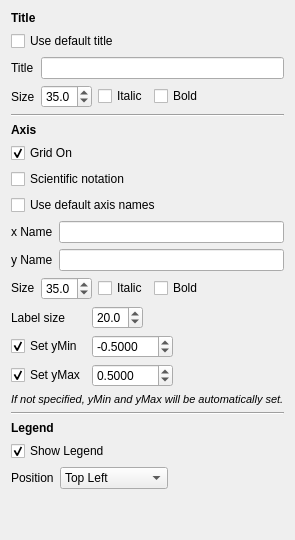
          <widget class="QWidget" name="plottingTab_titleAxisLegendTab">
           <attribute name="title">
            <string>Title/Axis/Legend</string>
           </attribute>
           <layout class="QGridLayout" name="gridLayout_18">
            <item row="2" column="0">
             <layout class="QGridLayout" name="plottingTab_titleAxisLegendTab_axis_gridLayout">
              <item row="6" column="2" colspan="2">
               <spacer name="horizontalSpacer_3">
                <property name="orientation">
                 <enum>Qt::Horizontal</enum>
                </property>
                <property name="sizeHint" stdset="0">
                 <size>
                  <width>40</width>
                  <height>20</height>
                 </size>
                </property>
               </spacer>
              </item>
              <item row="4" column="0" colspan="4">
               <layout class="QGridLayout" name="plottingTab_titleAxisLegendTab_axisName_gridLayout">
                <item row="0" column="0">
                 <widget class="QLabel" name="plottingTab_titleAxisLegendTab_xName_label">
                  <property name="sizePolicy">
                   <sizepolicy hsizetype="Preferred" vsizetype="Preferred">
                    <horstretch>0</horstretch>
                    <verstretch>0</verstretch>
                   </sizepolicy>
                  </property>
                  <property name="text">
                   <string>x Name</string>
                  </property>
                 </widget>
                </item>
                <item row="0" column="1">
                 <widget class="QLineEdit" name="plottingTab_titleAxisLegendTab_xName_lineEdit"/>
                </item>
                <item row="1" column="0">
                 <widget class="QLabel" name="plottingTab_titleAxisLegendTab_yName_label">
                  <property name="text">
                   <string>y Name</string>
                  </property>
                 </widget>
                </item>
                <item row="1" column="1">
                 <widget class="QLineEdit" name="plottingTab_titleAxisLegendTab_yName_lineEdit"/>
                </item>
               </layout>
              </item>
              <item row="6" column="0">
               <widget class="QLabel" name="plottingTab_titleAxisLegendTab_axisLabelSize_label">
                <property name="text">
                 <string>Label size</string>
                </property>
               </widget>
              </item>
              <item row="8" column="0">
               <widget class="QCheckBox" name="plottingTab_titleAxisLegendTab_yMax_checkBox">
                <property name="sizePolicy">
                 <sizepolicy hsizetype="Preferred" vsizetype="Fixed">
                  <horstretch>0</horstretch>
                  <verstretch>0</verstretch>
                 </sizepolicy>
                </property>
                <property name="text">
                 <string>Set yMax</string>
                </property>
                <property name="checked">
                 <bool>true</bool>
                </property>
               </widget>
              </item>
              <item row="7" column="0">
               <widget class="QCheckBox" name="plottingTab_titleAxisLegendTab_yMin_checkBox">
                <property name="sizePolicy">
                 <sizepolicy hsizetype="Preferred" vsizetype="Fixed">
                  <horstretch>0</horstretch>
                  <verstretch>0</verstretch>
                 </sizepolicy>
                </property>
                <property name="text">
                 <string>Set yMin</string>
                </property>
                <property name="checked">
                 <bool>true</bool>
                </property>
               </widget>
              </item>
              <item row="1" column="0">
               <widget class="QCheckBox" name="plottingTab_titleAxisLegendTab_gridOn_checkBox">
                <property name="sizePolicy">
                 <sizepolicy hsizetype="Preferred" vsizetype="Fixed">
                  <horstretch>0</horstretch>
                  <verstretch>0</verstretch>
                 </sizepolicy>
                </property>
                <property name="text">
                 <string>Grid On</string>
                </property>
                <property name="checked">
                 <bool>true</bool>
                </property>
               </widget>
              </item>
              <item row="7" column="1" colspan="2">
               <widget class="QDoubleSpinBox" name="plottingTab_titleAxisLegendTab_yMin_doubleSpinBox">
                <property name="sizePolicy">
                 <sizepolicy hsizetype="Fixed" vsizetype="Fixed">
                  <horstretch>0</horstretch>
                  <verstretch>0</verstretch>
                 </sizepolicy>
                </property>
                <property name="decimals">
                 <number>4</number>
                </property>
                <property name="minimum">
                 <double>-100.000000000000000</double>
                </property>
                <property name="maximum">
                 <double>100.000000000000000</double>
                </property>
                <property name="singleStep">
                 <double>0.000100000000000</double>
                </property>
                <property name="value">
                 <double>-0.500000000000000</double>
                </property>
               </widget>
              </item>
              <item row="6" column="1">
               <widget class="QDoubleSpinBox" name="plottingTab_titleAxisLegendTab_axisLabelSize_doubleSpinBox">
                <property name="decimals">
                 <number>1</number>
                </property>
                <property name="minimum">
                 <double>10.000000000000000</double>
                </property>
                <property name="maximum">
                 <double>40.000000000000000</double>
                </property>
                <property name="value">
                 <double>20.000000000000000</double>
                </property>
               </widget>
              </item>
              <item row="8" column="3">
               <spacer name="horizontalSpacer">
                <property name="orientation">
                 <enum>Qt::Horizontal</enum>
                </property>
                <property name="sizeHint" stdset="0">
                 <size>
                  <width>40</width>
                  <height>20</height>
                 </size>
                </property>
               </spacer>
              </item>
              <item row="2" column="0" colspan="2">
               <widget class="QCheckBox" name="plottingTab_titleAxisLegendTab_scientificNotation_checkBox">
                <property name="sizePolicy">
                 <sizepolicy hsizetype="Preferred" vsizetype="Fixed">
                  <horstretch>0</horstretch>
                  <verstretch>0</verstretch>
                 </sizepolicy>
                </property>
                <property name="text">
                 <string>Scientific notation</string>
                </property>
                <property name="checked">
                 <bool>false</bool>
                </property>
               </widget>
              </item>
              <item row="9" column="0" colspan="4">
               <widget class="QLabel" name="plottingTab_titleAxisLegendTab_yRangeInfo_label">
                <property name="sizePolicy">
                 <sizepolicy hsizetype="Preferred" vsizetype="Fixed">
                  <horstretch>0</horstretch>
                  <verstretch>0</verstretch>
                 </sizepolicy>
                </property>
                <property name="text">
                 <string>&lt;html&gt;&lt;head/&gt;&lt;body&gt;&lt;p&gt;&lt;span style=&quot; font-size:8pt; font-style:italic;&quot;&gt;If not specified, yMin and yMax will be automatically set.&lt;/span&gt;&lt;/p&gt;&lt;/body&gt;&lt;/html&gt;</string>
                </property>
               </widget>
              </item>
              <item row="7" column="3">
               <spacer name="horizontalSpacer_2">
                <property name="orientation">
                 <enum>Qt::Horizontal</enum>
                </property>
                <property name="sizeHint" stdset="0">
                 <size>
                  <width>40</width>
                  <height>20</height>
                 </size>
                </property>
               </spacer>
              </item>
              <item row="5" column="0" colspan="4">
               <layout class="QHBoxLayout" name="plottingTab_titleAxisLegendTab_axisFont_horizontalLayout">
                <item>
                 <widget class="QLabel" name="plottingTab_titleAxisLegendTab_axisNameSize_label">
                  <property name="sizePolicy">
                   <sizepolicy hsizetype="Fixed" vsizetype="Fixed">
                    <horstretch>0</horstretch>
                    <verstretch>0</verstretch>
                   </sizepolicy>
                  </property>
                  <property name="text">
                   <string>Size</string>
                  </property>
                 </widget>
                </item>
                <item>
                 <widget class="QDoubleSpinBox" name="plottingTab_titleAxisLegendTab_axisNameSize_doubleSpinBox">
                  <property name="sizePolicy">
                   <sizepolicy hsizetype="Fixed" vsizetype="Fixed">
                    <horstretch>0</horstretch>
                    <verstretch>0</verstretch>
                   </sizepolicy>
                  </property>
                  <property name="decimals">
                   <number>1</number>
                  </property>
                  <property name="minimum">
                   <double>10.000000000000000</double>
                  </property>
                  <property name="maximum">
                   <double>80.000000000000000</double>
                  </property>
                  <property name="value">
                   <double>35.000000000000000</double>
                  </property>
                 </widget>
                </item>
                <item>
                 <widget class="QCheckBox" name="plottingTab_titleAxisLegendTab_axisItalic_checkBox">
                  <property name="sizePolicy">
                   <sizepolicy hsizetype="Fixed" vsizetype="Fixed">
                    <horstretch>0</horstretch>
                    <verstretch>0</verstretch>
                   </sizepolicy>
                  </property>
                  <property name="text">
                   <string>Italic</string>
                  </property>
                 </widget>
                </item>
                <item>
                 <widget class="QCheckBox" name="plottingTab_titleAxisLegendTab_axisBold_checkBox">
                  <property name="sizePolicy">
                   <sizepolicy hsizetype="Preferred" vsizetype="Fixed">
                    <horstretch>0</horstretch>
                    <verstretch>0</verstretch>
                   </sizepolicy>
                  </property>
                  <property name="text">
                   <string>Bold</string>
                  </property>
                 </widget>
                </item>
               </layout>
              </item>
              <item row="3" column="0" colspan="3">
               <widget class="QCheckBox" name="plottingTab_titleAxisLegendTab_useDefaultAxis_checkBox">
                <property name="sizePolicy">
                 <sizepolicy hsizetype="Preferred" vsizetype="Fixed">
                  <horstretch>0</horstretch>
                  <verstretch>0</verstretch>
                 </sizepolicy>
                </property>
                <property name="text">
                 <string>Use default axis names</string>
                </property>
                <property name="checked">
                 <bool>false</bool>
                </property>
               </widget>
              </item>
              <item row="8" column="1" colspan="2">
               <widget class="QDoubleSpinBox" name="plottingTab_titleAxisLegendTab_yMax_doubleSpinBox">
                <property name="sizePolicy">
                 <sizepolicy hsizetype="Preferred" vsizetype="Fixed">
                  <horstretch>0</horstretch>
                  <verstretch>0</verstretch>
                 </sizepolicy>
                </property>
                <property name="decimals">
                 <number>4</number>
                </property>
                <property name="minimum">
                 <double>-100.000000000000000</double>
                </property>
                <property name="maximum">
                 <double>100.000000000000000</double>
                </property>
                <property name="singleStep">
                 <double>0.000100000000000</double>
                </property>
                <property name="value">
                 <double>0.500000000000000</double>
                </property>
               </widget>
              </item>
              <item row="0" column="0" colspan="2">
               <widget class="QLabel" name="plottingTab_titleAxisLegendTab_axis_label">
                <property name="text">
                 <string>&lt;html&gt;&lt;head/&gt;&lt;body&gt;&lt;p&gt;&lt;span style=&quot; font-weight:600;&quot;&gt;Axis&lt;/span&gt;&lt;/p&gt;&lt;/body&gt;&lt;/html&gt;</string>
                </property>
               </widget>
              </item>
             </layout>
            </item>
            <item row="5" column="0">
             <spacer name="plottingTab_titleAxisLegendTab_verticalSpacer">
              <property name="orientation">
               <enum>Qt::Vertical</enum>
              </property>
              <property name="sizeHint" stdset="0">
               <size>
                <width>20</width>
                <height>40</height>
               </size>
              </property>
             </spacer>
            </item>
            <item row="4" column="0">
             <layout class="QGridLayout" name="plottingTab_titleAxisLegendTab_legend_gridLayout">
              <item row="2" column="1">
               <widget class="QComboBox" name="plottingTab_titleAxisLegendTab_legendPosition_comboBox">
                <item>
                 <property name="text">
                  <string>Top Left</string>
                 </property>
                </item>
                <item>
                 <property name="text">
                  <string>Top Center</string>
                 </property>
                </item>
                <item>
                 <property name="text">
                  <string>Top Right</string>
                 </property>
                </item>
                <item>
                 <property name="text">
                  <string>Middle Left</string>
                 </property>
                </item>
                <item>
                 <property name="text">
                  <string>Middle Right</string>
                 </property>
                </item>
                <item>
                 <property name="text">
                  <string>Bottom Left</string>
                 </property>
                </item>
                <item>
                 <property name="text">
                  <string>Bottom Center</string>
                 </property>
                </item>
                <item>
                 <property name="text">
                  <string>Bottom Right</string>
                 </property>
                </item>
               </widget>
              </item>
              <item row="2" column="2">
               <spacer name="plottingTab_titleAxisLegendTab_legend_horizontalSpacer">
                <property name="orientation">
                 <enum>Qt::Horizontal</enum>
                </property>
                <property name="sizeHint" stdset="0">
                 <size>
                  <width>40</width>
                  <height>20</height>
                 </size>
                </property>
               </spacer>
              </item>
              <item row="2" column="0">
               <widget class="QLabel" name="plottingTab_titleAxisLegendTab_legendPosition_label">
                <property name="sizePolicy">
                 <sizepolicy hsizetype="Fixed" vsizetype="Preferred">
                  <horstretch>0</horstretch>
                  <verstretch>0</verstretch>
                 </sizepolicy>
                </property>
                <property name="text">
                 <string>Position</string>
                </property>
               </widget>
              </item>
              <item row="1" column="0" colspan="2">
               <widget class="QCheckBox" name="plottingTab_titleAxisLegendTab_showLegend_checkBox">
                <property name="text">
                 <string>Show Legend</string>
                </property>
                <property name="checked">
                 <bool>true</bool>
                </property>
               </widget>
              </item>
              <item row="0" column="0" colspan="2">
               <widget class="QLabel" name="label">
                <property name="text">
                 <string>&lt;html&gt;&lt;head/&gt;&lt;body&gt;&lt;p&gt;&lt;span style=&quot; font-weight:600;&quot;&gt;Legend&lt;/span&gt;&lt;/p&gt;&lt;/body&gt;&lt;/html&gt;</string>
                </property>
               </widget>
              </item>
             </layout>
            </item>
            <item row="3" column="0">
             <widget class="Line" name="line">
              <property name="orientation">
               <enum>Qt::Horizontal</enum>
              </property>
             </widget>
            </item>
            <item row="0" column="0">
             <layout class="QGridLayout" name="plottingTab_titleAxisLegendTab_title_gridLayout">
              <item row="1" column="0" colspan="4">
               <widget class="QCheckBox" name="plottingTab_titleAxisLegendTab_useDefaultTitle_checkBox">
                <property name="text">
                 <string>Use default title</string>
                </property>
                <property name="checked">
                 <bool>false</bool>
                </property>
               </widget>
              </item>
              <item row="2" column="0">
               <widget class="QLabel" name="plottingTab_titleAxisLegendTab_titleName_label">
                <property name="sizePolicy">
                 <sizepolicy hsizetype="Fixed" vsizetype="Preferred">
                  <horstretch>0</horstretch>
                  <verstretch>0</verstretch>
                 </sizepolicy>
                </property>
                <property name="text">
                 <string>Title</string>
                </property>
               </widget>
              </item>
              <item row="3" column="3">
               <widget class="QCheckBox" name="plottingTab_titleAxisLegendTab_titleBold_checkBox">
                <property name="sizePolicy">
                 <sizepolicy hsizetype="Fixed" vsizetype="Fixed">
                  <horstretch>0</horstretch>
                  <verstretch>0</verstretch>
                 </sizepolicy>
                </property>
                <property name="text">
                 <string>Bold</string>
                </property>
               </widget>
              </item>
              <item row="3" column="0">
               <widget class="QLabel" name="plottingTab_titleAxisLegendTab_titleSize_label">
                <property name="sizePolicy">
                 <sizepolicy hsizetype="Fixed" vsizetype="Preferred">
                  <horstretch>0</horstretch>
                  <verstretch>0</verstretch>
                 </sizepolicy>
                </property>
                <property name="text">
                 <string>Size</string>
                </property>
               </widget>
              </item>
              <item row="2" column="1" colspan="4">
               <widget class="QLineEdit" name="plottingTab_titleAxisLegendTab_titleName_lineEdit">
                <property name="sizePolicy">
                 <sizepolicy hsizetype="Expanding" vsizetype="Fixed">
                  <horstretch>0</horstretch>
                  <verstretch>0</verstretch>
                 </sizepolicy>
                </property>
               </widget>
              </item>
              <item row="3" column="2">
               <widget class="QCheckBox" name="plottingTab_titleAxisLegendTab_titleItalic_checkBox">
                <property name="sizePolicy">
                 <sizepolicy hsizetype="Fixed" vsizetype="Fixed">
                  <horstretch>0</horstretch>
                  <verstretch>0</verstretch>
                 </sizepolicy>
                </property>
                <property name="text">
                 <string>Italic</string>
                </property>
               </widget>
              </item>
              <item row="3" column="1">
               <widget class="QDoubleSpinBox" name="plottingTab_titleAxisLegendTab_titleSize_doubleSpinBox">
                <property name="sizePolicy">
                 <sizepolicy hsizetype="Fixed" vsizetype="Fixed">
                  <horstretch>0</horstretch>
                  <verstretch>0</verstretch>
                 </sizepolicy>
                </property>
                <property name="decimals">
                 <number>1</number>
                </property>
                <property name="minimum">
                 <double>10.000000000000000</double>
                </property>
                <property name="maximum">
                 <double>80.000000000000000</double>
                </property>
                <property name="singleStep">
                 <double>1.000000000000000</double>
                </property>
                <property name="value">
                 <double>35.000000000000000</double>
                </property>
               </widget>
              </item>
              <item row="0" column="0" colspan="3">
               <widget class="QLabel" name="plottingTab_titleAxisLegendTab_title_label">
                <property name="text">
                 <string>&lt;html&gt;&lt;head/&gt;&lt;body&gt;&lt;p&gt;&lt;span style=&quot; font-weight:600;&quot;&gt;Title&lt;/span&gt;&lt;/p&gt;&lt;/body&gt;&lt;/html&gt;</string>
                </property>
               </widget>
              </item>
             </layout>
            </item>
            <item row="1" column="0">
             <widget class="Line" name="line_2">
              <property name="orientation">
               <enum>Qt::Horizontal</enum>
              </property>
             </widget>
            </item>
           </layout>
          </widget>
